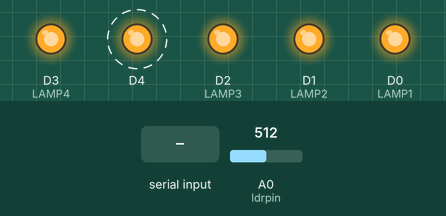
This sketch was run on a simulated ESP8266 (NodeMCU). Parts: output pins drawn as LEDs (lit = HIGH). Dashed ring = blinking. The test bench sets the inputs (shaded band); at power-on: A0 (ldrpin) = 512. WiFi joins after 1.5 s; servers stay silent unless stated; uploads are accepted with an empty reply; what the sketch prints to the serial monitor is not drawn.

Above: at 1.7 s.
At 2.7 s:
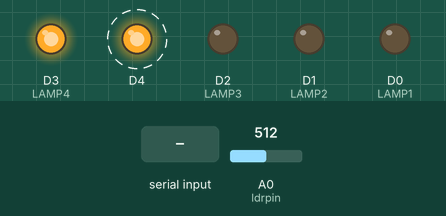
2.8 s: "#\n" received over the second serial link
At 3.8 s:
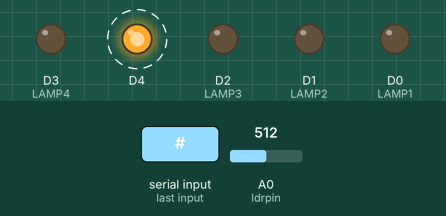
Timing chart, 0 to 14.5 s (numbered marks = the images above; inputs shaded):
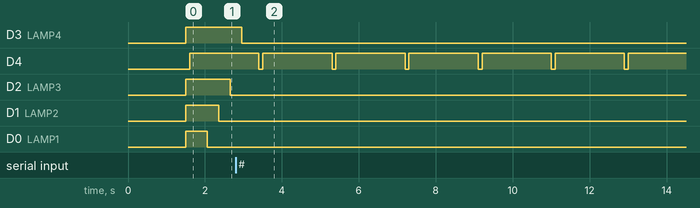

Measured:
- by itself, D4: alternates HIGH for 1.8 s and LOW for 0.10 s

The sketch:

SMARTHOME-IOT.ino
```cpp
#include <ESP8266HTTPClient.h>
#include <ESP8266WiFi.h>
#include <SoftwareSerial.h>

#define LAMP1 D0
#define LAMP2 D1
#define LAMP3 D2
#define LAMP4 D3
#define ldrpin A0

//variabel software Serial/RX:D6-TX:D7
SoftwareSerial DataSerial(D6, D7);

//millis pengganti delay
unsigned long previousMillis = 0;
const long interval = 3000;

//variabel array untuk data parsing
String arrData[2];

const char* ssid = "@NOAH_Site";
const char* password = "@NOAH_Site";
const char* host = "192.168.43.126"; //alamatipserver 192.168.0.105 mysmarthome.bukhariinst.ga

bool Parsing = false;
String dataPHP, data[8], dataPHP2, data2[8], dataPHP3, data3[8], dataPHP4, data4[8];
String ldr, suhu;
void setup()
{
  Serial.begin(9600);
  DataSerial.begin(9600);
  //  Serial.begin(115200);
  //  Serial.println();

  //  Serial.print("Connecting to");
  //  Serial.println(ssid);
  WiFi.begin(ssid, password);
  while (WiFi.status() != WL_CONNECTED)
  {
    delay(500);
    //    Serial.print(".");
  }
  //  Serial.println(" connected");

  pinMode(D4, OUTPUT);
  pinMode(LAMP1, OUTPUT);
  digitalWrite(LAMP1, HIGH);
  pinMode(LAMP2, OUTPUT);
  digitalWrite(LAMP2, HIGH);
  pinMode(LAMP3, OUTPUT);
  digitalWrite(LAMP3, HIGH);
  pinMode(LAMP4, OUTPUT);
  digitalWrite(LAMP4, HIGH);
  pinMode(ldrpin, INPUT);
}


void loop()
{
  digitalWrite(D4, LOW);
  delay(100);
  digitalWrite(D4, HIGH);
  delay(200);
  WiFiClient client;

  //  Serial.print("Connecting to ... ");
  //  Serial.println(host);

  // LAMP 1
  if (client.connect(host, 80)) {
    //    Serial.println("connected");
    //    Serial.println("Sending a request");

    String url = "WEB-Smarthome-IOT/baca-data.php?id=1"; // Lokasi File Baca Data IOT_Test/
    client.print(String("GET /") + url + " HTTP/1.1\r\n" +
                 "Host: " + host + "\r\n" +
                 "Connection: close\r\n" +
                 "\r\n"
                );

    //    Serial.println("Response:");
    while (client.connected())
    {
      if (client.available())
      {
        dataPHP = client.readStringUntil('\n');
        int q = 0;
        //        Serial.print("Data Masuk : ");
        //        Serial.print(dataPHP);
        // Serial.println();

        data[q] = "";
        for (int i = 0; i < dataPHP.length(); i++) {
          if (dataPHP[i] == '#') {
            q++;
            data[q] = "";
          }
          else {
            data[q] = data[q] + dataPHP[i];
          }
        }
        //        Serial.println(data[1].toInt());
        digitalWrite(LAMP1, data[1].toInt());
        Parsing = false;
        dataPHP = "";
      }
    }
    client.stop();
    //    Serial.println("Disconnected");
  }
  else
  {
    //    Serial.println("connection failed!");
    client.stop();
  }

  // LAMP 2
  if (client.connect(host, 80)) {
    //    Serial.println("connected");
    //    Serial.println("Sending a request");

    String url = "WEB-Smarthome-IOT/baca-data.php?id=2"; // Lokasi File Baca Data IOT_Test/
    client.print(String("GET /") + url + " HTTP/1.1\r\n" +
                 "Host: " + host + "\r\n" +
                 "Connection: close\r\n" +
                 "\r\n"
                );

    //    Serial.println("Response:");
    while (client.connected())
    {
      if (client.available())
      {
        dataPHP2 = client.readStringUntil('\n');
        int q = 0;
        //        Serial.print("Data Masuk : ");
        //        Serial.print(dataPHP2);
        //        Serial.println();

        data2[q] = "";
        for (int i = 0; i < dataPHP2.length(); i++) {
          if (dataPHP2[i] == '#') {
            q++;
            data2[q] = "";
          }
          else {
            data2[q] = data2[q] + dataPHP2[i];
          }
        }
        //        Serial.println(data2[1].toInt());
        digitalWrite(LAMP2, data2[1].toInt());
        Parsing = false;
        dataPHP2 = "";
      }
    }
    client.stop();
    //    Serial.println("Disconnected");
  }
  else
  {
    //    Serial.println("connection failed!");
    client.stop();
  }

  // LAMP 3
  if (client.connect(host, 80)) {
    //    Serial.println("connected");
    //    Serial.println("Sending a request");

    String url = "WEB-Smarthome-IOT/baca-data.php?id=3"; // Lokasi File Baca Data IOT_Test/
    client.print(String("GET /") + url + " HTTP/1.1\r\n" +
                 "Host: " + host + "\r\n" +
                 "Connection: close\r\n" +
                 "\r\n"
                );

    //    Serial.println("Response:");
    while (client.connected())
    {
      if (client.available())
      {
        dataPHP3 = client.readStringUntil('\n');
        int q = 0;
        //        Serial.print("Data Masuk : ");
        //        Serial.print(dataPHP3);
        //        Serial.println();

        data3[q] = "";
        for (int i = 0; i < dataPHP3.length(); i++) {
          if (dataPHP3[i] == '#') {
            q++;
            data3[q] = "";
          }
          else {
            data3[q] = data3[q] + dataPHP3[i];
          }
        }
        //        Serial.println(data3[1].toInt());
        digitalWrite(LAMP3, data3[1].toInt());
        Parsing = false;
        dataPHP3 = "";
      }
    }
    client.stop();
    //    Serial.println("Disconnected");
  }
  else
  {
    //    Serial.println("connection failed!");
    client.stop();
  }

  // LAMP 4
  if (client.connect(host, 80)) {
    //    Serial.println("connected");
    //    Serial.println("Sending a request");

    String url = "WEB-Smarthome-IOT/baca-data.php?id=4"; // Lokasi File Baca Data IOT_Test/
    client.print(String("GET /") + url + " HTTP/1.1\r\n" +
                 "Host: " + host + "\r\n" +
                 "Connection: close\r\n" +
                 "\r\n"
                );

    //    Serial.println("Response:");
    while (client.connected())
    {
      if (client.available())
      {
        dataPHP4 = client.readStringUntil('\n');
        int q = 0;
        //        Serial.print("Data Masuk : ");
        //        Serial.print(dataPHP4);
        //        Serial.println();

        data3[q] = "";
        for (int i = 0; i < dataPHP4.length(); i++) {
          if (dataPHP4[i] == '#') {
            q++;
            data4[q] = "";
          }
          else {
            data4[q] = data4[q] + dataPHP4[i];
          }
        }
        //        Serial.println(data4[1].toInt());
        digitalWrite(LAMP4, data4[1].toInt());
        Parsing = false;
        dataPHP4 = "";
      }
    }
    client.stop();
    //    Serial.println("Disconnected");
  }
  else
  {
    //    Serial.println("connection failed!");
    client.stop();
  }
  //  delay(100);

  //baca data dari arduino
  String data = "";
  while (DataSerial.available() > 0) {
    data += char(DataSerial.read());
  }
  //buang spasi datanya
  data.trim();

  //uji data
  if (data != "") {
    //format data "10#29.45" = array
    //pecah data
    int index = 0;
    for (int i = 0; i <= data.length(); i++) {
      char delimiter = '#';
      if (data[i] != delimiter) {
        arrData[index] += data[i];
      } else {
        index++; //variabel inde bertambah 1
      }
    }
    //memastikan data lengkap
    if (index == 1) {
      //tampilkan nilai sensor
      Serial.println(arrData[0]); //ldr
      ldr = arrData[0];
      Serial.println(arrData[1]); //suhu
      suhu = arrData[1];
      //      String Link;
      //      HTTPClient http;
      //      Link = "http://192.168.0.105/SMARTHOME-IOT/kirimdata.php?sensor=" + String(arrData[0]);
      //      //eksekusi link
      //      http.begin(Link);
      //      //mode GET
      //      http.GET();
      //      http.end();
      //
      //      //proses kirim data ke server
      //      String Link2;
      //      HTTPClient http2;
      //      Link2 = "http://192.168.0.105/SMARTHOME-IOT/kirimdata2.php?sensor2=" + String(arrData[1]);
      //      //eksekusi link
      //      http2.begin(Link2);
      //      //mode GET
      //      http2.GET();
      //      http2.end();
    }
    //mengkosongka data stelah dibaca
    arrData[0] = "";
    arrData[1] = "";
  }


  //  int sensor = analogRead(ldrpin);
  //  float suhu = sensor / 2.0479;
  //  Serial.print("data= ");
  //  Serial.println(sensor);
  //  Serial.print("sensor suhu= ");
  //  Serial.println(suhu);
  //
  String Link;
  HTTPClient http;
  Link = "http://192.168.43.126/WEB-Smarthome-IOT/kirimdata.php?sensor=" + String(ldr);
  //eksekusi link
  http.begin(Link);
  //mode GET
  http.GET();
  http.end();
  //
  int sensor2 = analogRead(ldrpin);
  float suhu2 = (sensor2 / 2.0479) - 20;
  //    Serial.print("data= ");
  //    Serial.println(sensor2);
  //    Serial.print("sensor suhu= ");
  //    Serial.println(suhu2);
  //
  //proses kirim data ke serversss
  String Link2;
  HTTPClient http2;
  Link2 = "http://192.168.43.126/WEB-Smarthome-IOT/kirimdata2.php?sensor2=" + String(suhu2);
  //eksekusi link
  http2.begin(Link2);
  //mode GET
  http2.GET();
  http2.end();

  //minta data ke arduino
  DataSerial.println("ya");
}
```
